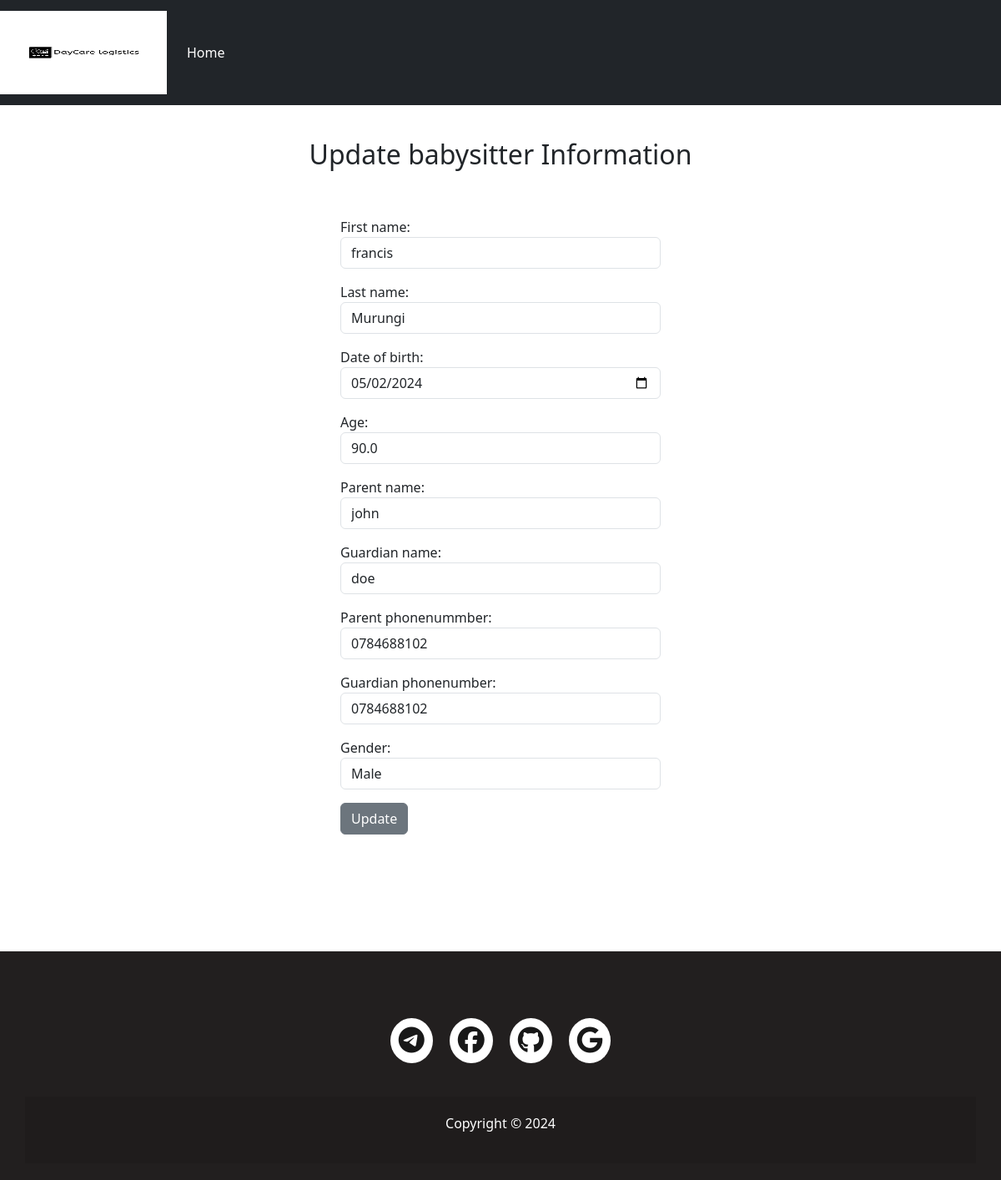
The app's page /baby-update/3/ (signed in) with its own data.
### daycareapp/models.py (models this page shows, shortened)
class Baby(models.Model):
   id = models.AutoField(primary_key=True)
   first_name = models.CharField(max_length=20)
   last_name = models.CharField(max_length=20)
   date_of_birth = models.DateField(max_length=20)
   age = models.FloatField(max_length=20)
   parent_name = models.CharField(max_length=20)
   guardian_name = models.CharField(max_length=20)
   parent_phonenummber = models.CharField(max_length=20)
   guardian_phonenumber = models.CharField(max_length=20)
   gender = models.CharField(choices=GENDER_CHOICES, max_length=128, name="gender", null=True)

### daycareapp/views.py (the view)
# urls.py: path('baby-update/<baby_id>/',views.baby_update, name="baby-update"),
@login_required
def baby_update(request, baby_id):
       update2 = Baby.objects.get(pk=baby_id)
       form = BabyregForm(request.POST or None, instance=update2)
       if form.is_valid():
            form.save()
            return redirect('list-babies')
       return render(request, "daycareapp/updateprofile2.html", {"update2": update2,"form":form})

### daycareapp/forms.py
class BabyregForm(ModelForm):
    class Meta:
        model = Baby
        fields = "__all__"
        widgets = {
            "first_name": forms.TextInput(attrs={"class": "form-control "}),
            "last_name": forms.TextInput(attrs={"class": "form-control "}),
            "date_of_birth": forms.TextInput(
                attrs={"class": "form-control  datetimepicker-input", "type": "date"}
            ),
            "age": forms.NumberInput(attrs={"class": "form-control"}),
            "parent_name": forms.TextInput(attrs={"class": "form-control "}),
            "guardian_name": forms.TextInput(attrs={"class": "form-control "}),
            "parent_phonenummber": forms.TextInput(attrs={"class": "form-control "}),
            "guardian_phonenumber": forms.TextInput(attrs={"class": "form-control "}),
             "gender":forms.Select(attrs={"class": "form-control",})
        }

### daycareapp/templates/daycareapp/updateprofile2.html (shortened to what this page needs)
{% load static %}
<!DOCTYPE html>
<html lang="en">
<head>
    <link href="https://cdn.jsdelivr.net/npm/bootstrap@5.3.3/dist/css/bootstrap.min.css" rel="stylesheet"
 />
    <link href="babysitter.css" rel="stylesheet" type="text/css" />
</head>
<body>
    {% include 'daycareapp/headertmp.html' %}
    <p>&nbsp;</p>
    <center>
        <h2>Update babysitter Information</h2>
    </center>
    <div class="row">
        <div class="col"></div>
        <div class="col">
            <br><br />
            <form action="" method="POST">
            {{ form.as_p }}
            <input type="submit" value="Update" class=" btn btn-secondary">
            </form>
        </div>
        <div class="col"></div>
    </div>
    <p>&nbsp;</p>
    {% include 'daycareapp/footertmp.html' %}
</body>
</html>

### daycareapp/static/babysitter.css (style rules this page uses)
body { background-color:aqua ; }

### daycareapp/static/style.css (style rules this page uses)
body { background-image: ; display: flex; flex-direction: column; min-height: 100vh; }
.btn { display: flex; align-items: center; justify-content: center }

### daycareapp/static/footer.css (style rules this page uses)
* { padding: 0; margin: 0; box-sizing: border-box; }

### records on screen
Baby: first_name "francis", last_name "Murungi", date_of_birth "05/02/2024", age "90.0", parent_name "john", guardian_name "doe", parent_phonenummber "0784688102", guardian_phonenumber "0784688102", gender "Male"
